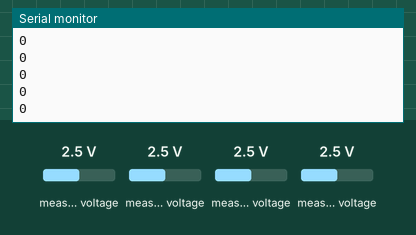
Simulated run of this sketch. Board: ESP8266 (NodeMCU). Shown: the last lines printed to the serial monitor. Inputs (shaded band) come from the test bench; at power-on: measured voltage 2.5 V. WiFi joins after 1.5 s; servers stay silent unless stated.

Above: at 3.7 s.
3.8 s: measured voltage (sensor 200) set to 0.1 V
At 4.0 s:
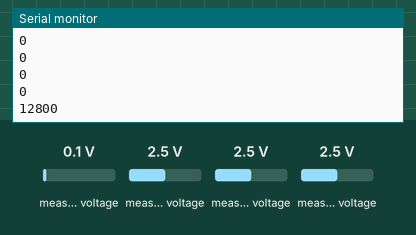
5.3 s: measured voltage (sensor 201) set to 1.2 V
At 5.33 s:
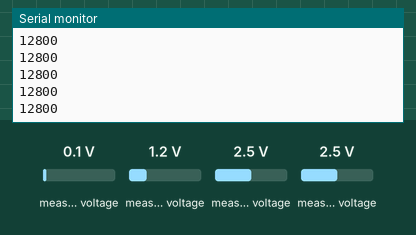
6.8 s: measured voltage (sensor 200) set to 2.5 V
At 6.8 s:
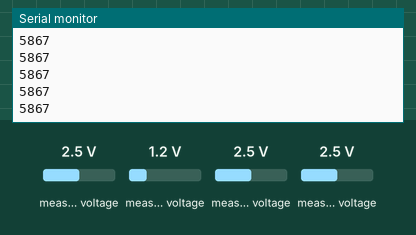
8.3 s: measured voltage (sensor 201) set to 0.9 V
At 8.4 s:
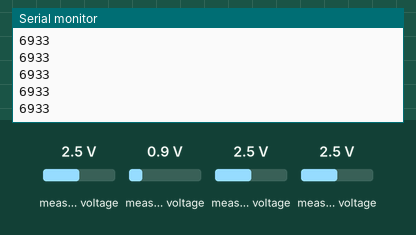
Timing chart, 0 to 10.8 s (numbered marks = the images above; inputs shaded):
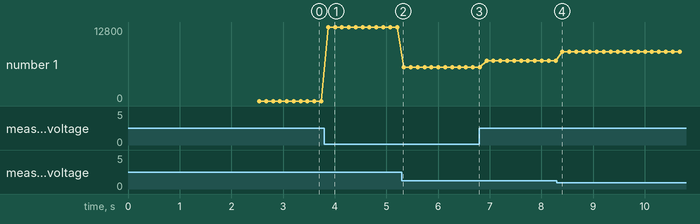

Measured:
- after the input at 3.8 s, the serial monitor: prints a new line after 0.07 s (image 1)
- plotted number 1: 0 → 12800 after the input at 3.8 s, 12800 → 5867 after the input at 5.3 s, 5867 → 6933 after the input at 6.8 s, 6933 → 8533 after the input at 8.3 s

The sketch:

I2C-to-WIFI.ino
```cpp
#include <ESP8266WiFi.h>
#include <WiFiClient.h>
#include <ESP8266WebServer.h>
#include <Wire.h>
#include <Adafruit_ADS1015.h>

Adafruit_ADS1115 ads;  /* Use this for the 16-bit version */

// Replace with your network credentials
const char* ssid = "Mehdi";
const char* password = "11111111";

ESP8266WebServer server(80);   //instantiate server at port 80 (http port)

String page = "";
double data;
void setup(void)
{
  Wire.begin(D2, D1);
  pinMode(A0, INPUT);

  delay(1000);
  Serial.begin(115200);
  WiFi.begin(ssid, password); //begin WiFi connection

  Serial.println("Getting single-ended readings from AIN0..3");
  Serial.println("ADC Range: +/- 6.144V (1 bit = 3mV/ADS1015, 0.1875mV/ADS1115)");

  Serial.println("");

  while (WiFi.status() != WL_CONNECTED) // Wait for connection
  {
    delay(500);
    Serial.print(".");
  }
  Serial.println("");
  Serial.print("Connected to ");
  Serial.println(ssid);
  Serial.print("IP address: ");
  Serial.println(WiFi.localIP());
  server.on("/", [](){
    page = "<h1>Sensor to Node MCU Web Server</h1><h3>Data:</h3> <h4>"+String(data)+"</h4>";
    server.send(200, "text/html", page);
  });

  server.begin();
  Serial.println("Web server started!");


  // The ADC input range (or gain) can be changed via the following
  // functions, but be careful never to exceed VDD +0.3V max, or to
  // exceed the upper and lower limits if you adjust the input range!
  // Setting these values incorrectly may destroy your ADC!
  //                                                                ADS1015  ADS1115
  //                                                                -------  -------
  // ads.setGain(GAIN_TWOTHIRDS);  // 2/3x gain +/- 6.144V  1 bit = 3mV      0.1875mV (default)
  // ads.setGain(GAIN_ONE);        // 1x gain   +/- 4.096V  1 bit = 2mV      0.125mV
  // ads.setGain(GAIN_TWO);        // 2x gain   +/- 2.048V  1 bit = 1mV      0.0625mV
  // ads.setGain(GAIN_FOUR);       // 4x gain   +/- 1.024V  1 bit = 0.5mV    0.03125mV
  // ads.setGain(GAIN_EIGHT);      // 8x gain   +/- 0.512V  1 bit = 0.25mV   0.015625mV
  // ads.setGain(GAIN_SIXTEEN);    // 16x gain  +/- 0.256V  1 bit = 0.125mV  0.0078125mV

  ads.begin();
}

void loop(void)
{
  int16_t adc0, adc1, adc2, adc3, diff_result1, diff_result2;

  adc0 = ads.readADC_SingleEnded(0);
  adc1 = ads.readADC_SingleEnded(1);
  adc2 = ads.readADC_SingleEnded(2);
  adc3 = ads.readADC_SingleEnded(3);
  diff_result1 = abs (adc0 - adc1);
  diff_result2 = abs (adc2 - adc3);
  //Serial.print("AIN0: "); Serial.println(adc0);
  //Serial.print("AIN1: "); Serial.println(adc1);
  //Serial.print("AIN2: "); Serial.println(adc2);
  //Serial.print("AIN3: "); Serial.println(adc3);
  //Serial.println(" ");
  Serial.println(diff_result1);

  delay(100);

  //data = analogRead(A0);
  data = diff_result1;
  //delay(1000);
  server.handleClient();
}
```
